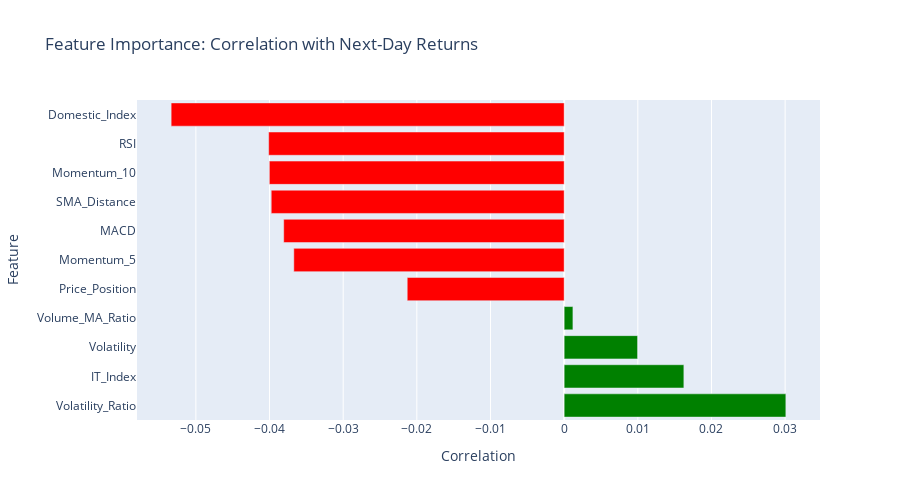

Notebook cell for this chart:
### Code cell
correlations = stock_data[feature_cols + ['Target']].corr()['Target'].drop('Target').sort_values(ascending=False)
print("\nFeature Correlation with Next-Day Returns:")
print(correlations)

fig = go.Figure(data=[
    go.Bar(
        x=correlations.values,
        y=correlations.index,
        orientation='h',
        marker_color=['green' if x > 0 else 'red' for x in correlations.values]
    )
])

fig.update_layout(
    title='Feature Importance: Correlation with Next-Day Returns',
    xaxis_title='Correlation',
    yaxis_title='Feature',
    height=500
)

fig.show()

### Figure 1 — Plotly figure (JSON) as saved in the notebook; plotly's stock layout.template omitted (floating-point values rounded to 4 significant figures)
{"data": [{"marker": {"color": ["green", "green", "green", "green", "red", "red", "red", "red", "red", "red", "red"]}, "orientation": "h", "type": "bar", "x": [0.0301, 0.01625, 0.009967, 0.001189, -0.02131, -0.0367, -0.03808, -0.03977, -0.04003, -0.04012, -0.05336], "y": ["Volatility_Ratio", "IT_Index", "Volatility", "Volume_MA_Ratio", "Price_Position", "Momentum_5", "MACD", "SMA_Distance", "Momentum_10", "RSI", "Domestic_Index"]}], "layout": {"height": 500, "title": {"text": "Feature Importance: Correlation with Next-Day Returns"}, "xaxis": {"title": {"text": "Correlation"}}, "yaxis": {"title": {"text": "Feature"}}}}
